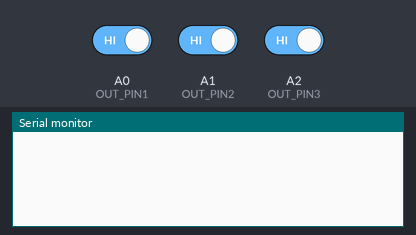
Bench run of a sketch on a simulated Arduino Uno, built with avr-gcc and run on an emulated ATmega328P. Shown: the last lines printed to the serial monitor. The test bench sets the inputs (shaded band); at power-on: A0 (OUT_PIN1) HIGH, A1 (OUT_PIN2) HIGH, A2 (OUT_PIN3) HIGH.

Above: at 1.2 s.
1.3 s: A0 (OUT_PIN1) driven LOW
At 2.4 s:
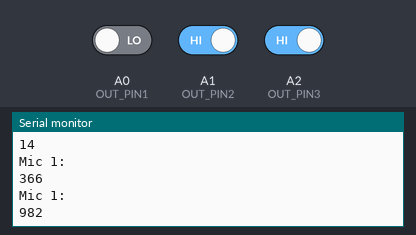
2.8 s: A1 (OUT_PIN2) driven LOW
At 4.1 s:
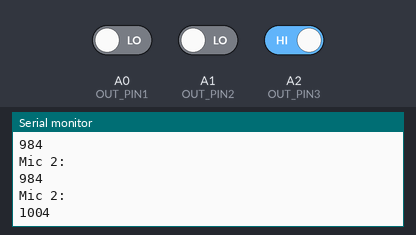
4.3 s: A2 (OUT_PIN3) driven LOW
At 4.83 s:
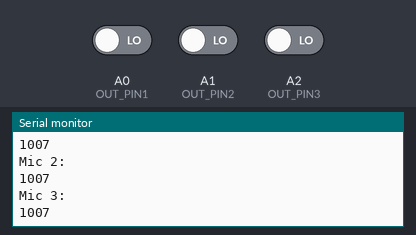
5.8 s: A0 (OUT_PIN1) driven HIGH
At 7.2 s:
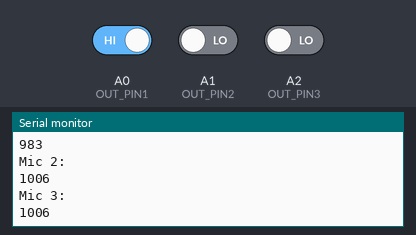
Timing chart, 0 to 8.8 s (numbered marks = the images above; inputs shaded):
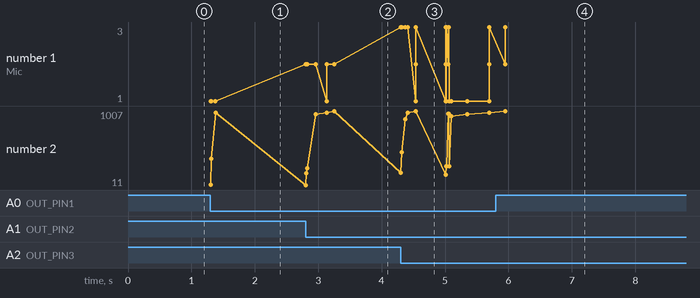

The sketch:

AaronThinksHeIsCool.ino
```cpp
const int OUT_PIN1 = A0;
const int OUT_PIN2 = A1;
const int OUT_PIN3 = A2;
const int SAMPLE_TIME = 10;
unsigned long millisCurrent;
unsigned long millisLast = 0;
unsigned long millisElapsed = 0;

int sampleBufferValue1 = 0;
int maxSampleBufferValue1 = 0;
int sampleBufferValue2 =0;
int maxSampleBufferValue2 = 0;
int sampleBufferValue3 = 0;
int maxSampleBufferValue3 = 0;

unsigned long millisLast2 = 0;
unsigned long millisElapsed2 = 0;

void setup() {
  Serial.begin(115200);
}

void loop() {

  millisCurrent = millis();
  millisElapsed = millisCurrent - millisLast;

  millisElapsed2 = millisCurrent - millisLast2;


  if (digitalRead(OUT_PIN1) == LOW) {
    sampleBufferValue1++;
  }
  if (digitalRead(OUT_PIN2) == LOW) {
    sampleBufferValue2++;
  }
  if (digitalRead(OUT_PIN3) == LOW) {
    sampleBufferValue3++;
  }

  if (millisElapsed > SAMPLE_TIME) {

    if (sampleBufferValue1 > maxSampleBufferValue1){
          maxSampleBufferValue1 = sampleBufferValue1;
          Serial.println("Mic 1: ");
          Serial.println(maxSampleBufferValue1);
      }
    if (sampleBufferValue2 > maxSampleBufferValue2){
          maxSampleBufferValue2 = sampleBufferValue2;
          Serial.println("Mic 2: ");
          Serial.println(maxSampleBufferValue2);
      }
    if (sampleBufferValue3 > maxSampleBufferValue3){
          maxSampleBufferValue3 = sampleBufferValue3;
          Serial.println("Mic 3: ");
          Serial.println(maxSampleBufferValue3);
      }

    sampleBufferValue1 = 0;
    sampleBufferValue2 = 0;
    sampleBufferValue3 = 0;
    millisLast = millisCurrent;
  }
  if (millisElapsed2 > 5000){
        maxSampleBufferValue1 = 0;
        maxSampleBufferValue2 = 0;
        maxSampleBufferValue3 = 0;
        millisLast2 = millisCurrent;
  }


}
```

Measured:
- after the input at 1.3 s, the serial monitor: prints a new line at once (image 1)
- after the input at 2.8 s, the serial monitor: prints a new line at once (image 2)
- after the input at 4.3 s, the serial monitor: prints a new line at once (image 3)
- after the input at 5.8 s, the serial monitor: prints a new line after 0.15 s (image 4)
- plotted number 1: 1 → 2 after the input at 2.8 s, 2 → 3 after the input at 4.3 s
- plotted number 2: 982 → 1004 after the input at 2.8 s, 1004 → 983 after the input at 4.3 s, 983 → 1006 after the input at 5.8 s
